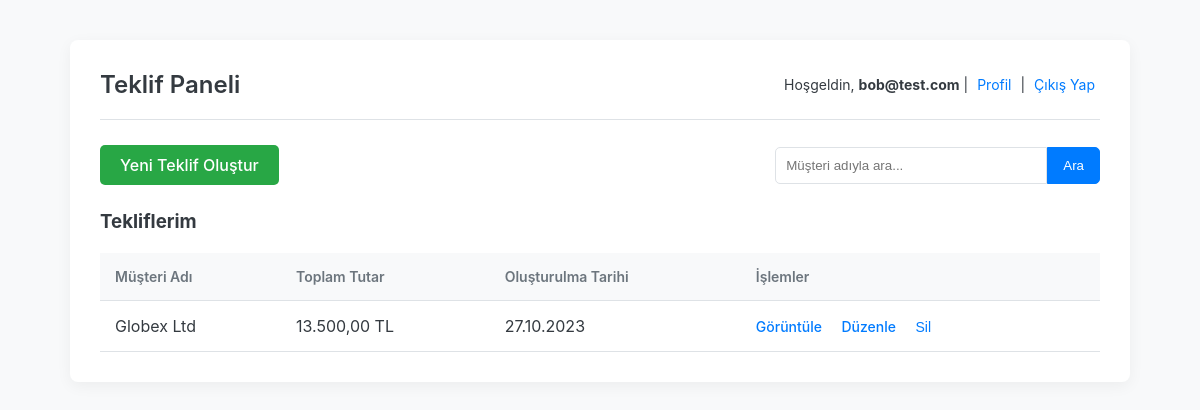
The app's page /dashboard.php (signed in) with its own data.
### tables this page shows
CREATE TABLE IF NOT EXISTS offers (
    id INT AUTO_INCREMENT PRIMARY KEY,
    user_id INT NOT NULL,
    customer_name VARCHAR(255) NOT NULL,
    total_amount DECIMAL(10, 2) NOT NULL DEFAULT 0.00,
    created_at TIMESTAMP DEFAULT CURRENT_TIMESTAMP,
    FOREIGN KEY (user_id) REFERENCES users(id)
);

### dashboard.php (the view, shortened to what this page needs)
<?php
include "db.php";
$user_id = $_SESSION['user_id'];
$user_email = $_SESSION['user_email'];
$search_term = isset($_GET['search']) ? mysqli_real_escape_string($conn, $_GET['search']) : '';
$sql_where = "WHERE user_id=$user_id";
?>
<!DOCTYPE html>
<html lang="tr">
<head>
</head>
<body>
<div class="container">
    <div class="header">
        <h2>Teklif Paneli</h2>
        <div class="user-info">
            Hoşgeldin, <b><?php echo htmlspecialchars($user_email); ?></b> |
            <a href="profile.php">Profil</a> |
            <a href="logout.php">Çıkış Yap</a>
        </div>
    </div>
    <div class="toolbar">
        <a href="create_offer.php" class="btn-create">Yeni Teklif Oluştur</a>
        <form action="dashboard.php" method="GET" class="search-form">
            <input type="text" name="search" placeholder="Müşteri adıyla ara..." value="<?php echo htmlspecialchars($search_term); ?>">
            <button type="submit">Ara</button>
        </form>
    </div>
    <h3>Tekliflerim</h3>
    <table class="table">
        <thead>
            <tr>
                <th>Müşteri Adı</th>
                <th>Toplam Tutar</th>
                <th>Oluşturulma Tarihi</th>
                <th>İşlemler</th>
            </tr>
        </thead>
        <tbody>
            <?php
            $q = "SELECT id, customer_name, total_amount, created_at FROM offers $sql_where ORDER BY created_at DESC";
            $res = mysqli_query($conn, $q);
            if (mysqli_num_rows($res) > 0) {
                while ($row = mysqli_fetch_assoc($res)) {
                    echo "<tr>
                            <td>" . htmlspecialchars($row['customer_name']) . "</td>
                            <td>" . number_format($row['total_amount'], 2, ',', '.') . " TL</td>
                            <td>" . date("d.m.Y", strtotime($row['created_at'])) . "</td>
                            <td class='actions'>
                                <a href='view_offer.php?id={$row['id']}'>Görüntüle</a>
                                <a href='edit_offer.php?id={$row['id']}'>Düzenle</a>
                                <form action='delete_offer.php?id={$row['id']}' method='POST' style='display: inline;' onsubmit=\"return confirm('Bu teklifi silmek istediğinizden emin misiniz?');\">
                                    <button type='submit' class='btn-delete'>Sil</button>
                                </form>
                            </td>
                          </tr>";
                }
            }
            ?>
        </tbody>
    </table>
</div>
</body>
</html>

### dashboard.php (style rules this page uses)
:root { --primary-color: #007bff; --primary-hover-color: #0056b3; --background-color: #f8f9fa; --container-bg-color: #ffffff; --text-color: #343a40; --border-color: #dee2e6; --success-color: #28a745; --danger-color: #dc3545; }
body { font-family: -apple-system, BlinkMacSystemFont, "Segoe UI", Roboto, "Helvetica Neue", Arial, sans-serif; background-color: var(--background-color); color: var(--text-color); margin: 0; padding: 20px; }
.container { max-width: 1000px; margin: 20px auto; padding: 30px; background: var(--container-bg-color); border-radius: 8px; box-shadow: 0 4px 15px rgba(0,0,0,0.05); }
.header { display: flex; justify-content: space-between; align-items: center; margin-bottom: 25px; border-bottom: 1px solid var(--border-color); padding-bottom: 20px; }
.header h2 { color: var(--text-color); margin: 0; font-weight: 600; }
.user-info { text-align: right; font-size: 14px; }
.user-info a { color: var(--primary-color); text-decoration: none; margin: 0 5px; }
.toolbar { display: flex; justify-content: space-between; align-items: center; margin-bottom: 25px; }
.search-form { display: flex; }
.search-form input { padding: 10px; border: 1px solid var(--border-color); border-radius: 5px 0 0 5px; min-width: 250px; }
.search-form button, .search-form a { padding: 10px 15px; border: 1px solid var(--primary-color); background-color: var(--primary-color); color: white; cursor: pointer; text-decoration: none; }
.search-form button { border-radius: 0 5px 5px 0; }
.btn-create { display: inline-block; padding: 10px 20px; background-color: var(--success-color); color: white; text-decoration: none; border-radius: 5px; font-size: 16px; font-weight: 500; transition: background-color 0.3s; }
.table { width: 100%; border-collapse: collapse; margin-top: 20px; }
.table th, .table td { padding: 15px; border-bottom: 1px solid var(--border-color); text-align: left; vertical-align: middle; }
.table th { background-color: #f8f9fa; font-weight: 600; font-size: 14px; color: #6c757d; }
.table .actions a, .table .actions .btn-delete { color: var(--primary-color); text-decoration: none; margin-right: 15px; font-size: 14px; font-weight: 500; }
.btn-delete { background-color: transparent; border: none; color: var(--danger-color); cursor: pointer; padding: 0; display: inline; }

### records on screen
offers: customer_name "Globex Ltd", total_amount "13.500,00", created_at "27.10.2023"

### other values on screen
$user_email "bob@test.com"
